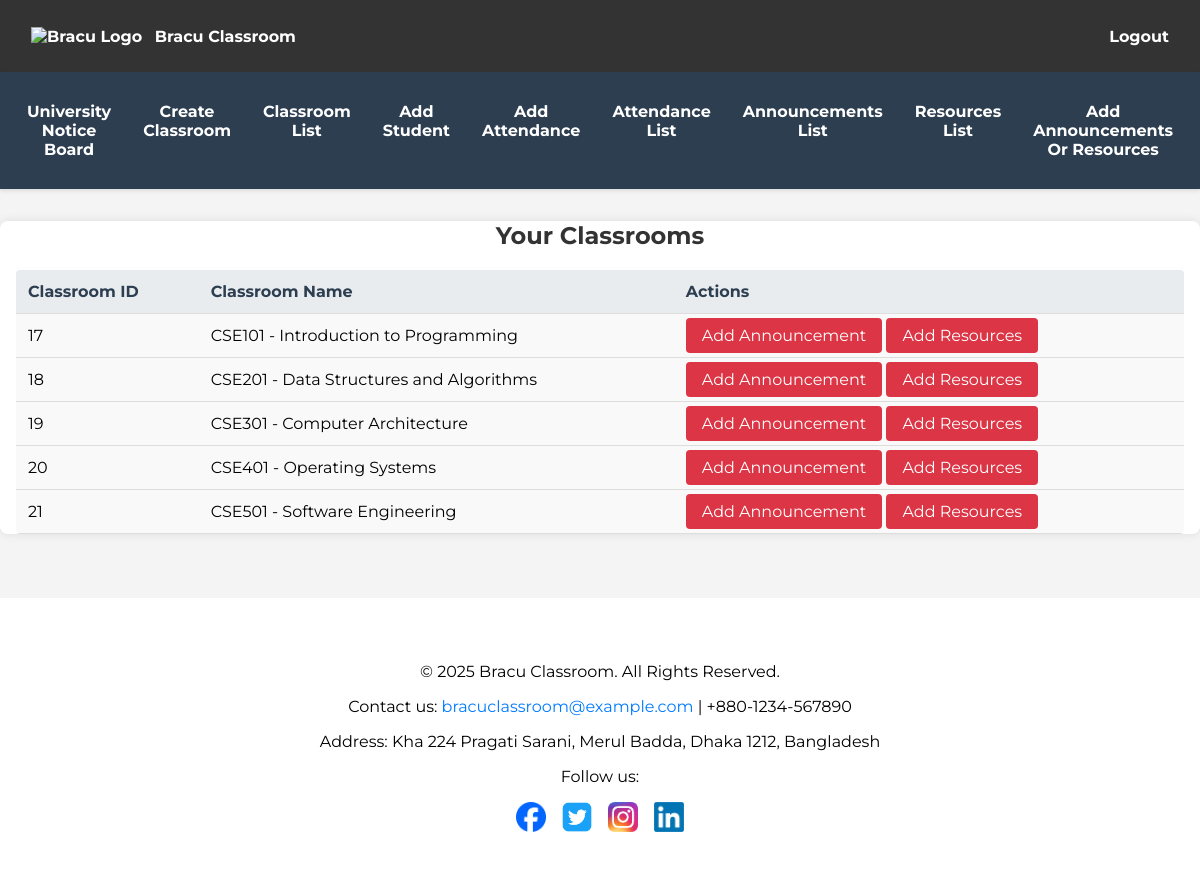
Screenshot of /faculty_dashboard/add_ann_res/ (signed in) with the database file from the repository.
### app1/models.py (models this page shows, shortened)
class Classrooms(models.Model):
    classroom_id = models.AutoField(primary_key=True)  # Primary Key, Auto-incremented Integer
    faculty_id = models.ForeignKey(All_Users, on_delete=models.CASCADE, related_name='created_classrooms')  # Faculty who created the classroom
    name = models.CharField(max_length=255)
    description = models.TextField(blank=True, null=True)  # Optional description
    created_at = models.DateTimeField(auto_now_add=True)  # Timestamp for classroom creation

### app1/views.py (the view)
# urls.py: path('faculty_dashboard/add_ann_res/', views.add_ann_res, name='add_ann_res'),
@login_required
def add_ann_res(request):
    if request.user.role != 'faculty':
        messages.error(request, 'Only faculty can manage classrooms.')
        return redirect('faculty_dashboard')
    classrooms = Classrooms.objects.filter(faculty_id=request.user).order_by('name')
    return render(request, 'faculty/add_ann_res.html', {
        'classrooms': classrooms
    })

### app1/templates/faculty/add_ann_res.html (shortened to what this page needs)
{% extends 'base_faculty.html' %}
{% block content %}
<div class="">
    <h2 class="mb-4">Your Classrooms</h2>
    {% if classrooms %}
    <table class="request-table">
            <thead>
                <tr>
                    <th>Classroom ID</th>
                    <th>Classroom Name</th>
                    <th>Actions</th>
                </tr>
            </thead>
            <tbody>
                {% for classroom in classrooms %}
                    <tr>
                        <td>{{ classroom.classroom_id }}</td>
                        <td>{{ classroom.name }}</td>
                        <td>
                            <a href="{% url 'ann_form' classroom_id=classroom.classroom_id %}" class="delete-btn">Add Announcement</a>
                            <a href="{% url 'res_form' classroom_id=classroom.classroom_id %}" class="delete-btn">Add Resources</a>
                        </td>
                    </tr>
                {% endfor %}
            </tbody>
        </table>
    {% else %}
        <p class="alert alert-info">You have not created any classrooms yet.</p>
    {% endif %}
</div>
{% endblock %}

### static/css/styles.css (style rules this page uses)
body { font-family: 'Montserrat', sans-serif; margin: 0; padding: 0; background-color: #f4f4f4; }
h1, h2, h3 { text-align: center; color: #333; }
.delete-btn { background-color: #dc3545; color: white; padding: 0.5em 1em; border: none; border-radius: 4px; cursor: pointer; transition: background-color 0.3s; }
table, .request-table, .attendance-table, .announcement-table { width: 100%; border-collapse: collapse; margin: 20px 0; background-color: #f9f9f9; border-radius: 4px; overflow: hidden; }
table th, table td, .request-table th, .request-table td, .attendance-table th, .attendance-table td, .announcement-table th, .announcement-table td { padding: 12px; text-align: left; border-bottom: 1px solid #ddd; }
table th, .attendance-table th, .announcement-table th { background-color: #007bff; color: white; }
.request-table th { background-color: #e9ecef; color: #2c3e50; }
a { color: #007bff; text-decoration: none; }

### rows the page displays
Classrooms: classroom_id "17", name "CSE101 - Introduction to Programming"
Classrooms: classroom_id "18", name "CSE201 - Data Structures and Algorithms"
Classrooms: classroom_id "19", name "CSE301 - Computer Architecture"
Classrooms: classroom_id "20", name "CSE401 - Operating Systems"
Classrooms: classroom_id "21", name "CSE501 - Software Engineering"
